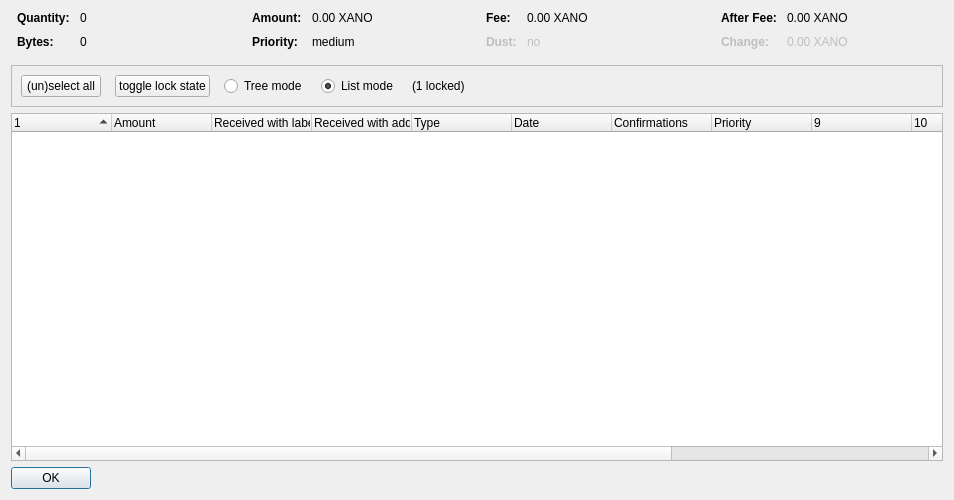
<?xml version="1.0" encoding="UTF-8"?>
<ui version="4.0">
 <class>CoinControlDialog</class>
 <widget class="QDialog" name="CoinControlDialog">
  <property name="geometry">
   <rect>
    <x>0</x>
    <y>0</y>
    <width>954</width>
    <height>500</height>
   </rect>
  </property>
  <property name="windowTitle">
   <string>Coin Selection</string>
  </property>
  <layout class="QVBoxLayout" name="verticalLayout">
   <item>
    <layout class="QHBoxLayout" name="horizontalLayoutTop" stretch="0,0,0,0">
     <property name="topMargin">
      <number>0</number>
     </property>
     <property name="bottomMargin">
      <number>10</number>
     </property>
     <item>
      <layout class="QFormLayout" name="formLayoutCoinControl1">
       <property name="horizontalSpacing">
        <number>10</number>
       </property>
       <property name="verticalSpacing">
        <number>10</number>
       </property>
       <property name="leftMargin">
        <number>6</number>
       </property>
       <property name="rightMargin">
        <number>6</number>
       </property>
       <item row="0" column="0">
        <widget class="QLabel" name="labelCoinControlQuantityText">
         <property name="font">
          <font>
           <weight>75</weight>
           <bold>true</bold>
          </font>
         </property>
         <property name="text">
          <string>Quantity:</string>
         </property>
        </widget>
       </item>
       <item row="0" column="1">
        <widget class="QLabel" name="labelCoinControlQuantity">
         <property name="cursor">
          <cursorShape>IBeamCursor</cursorShape>
         </property>
         <property name="contextMenuPolicy">
          <enum>Qt::ActionsContextMenu</enum>
         </property>
         <property name="text">
          <string notr="true">0</string>
         </property>
         <property name="textInteractionFlags">
          <set>Qt::LinksAccessibleByMouse|Qt::TextSelectableByKeyboard|Qt::TextSelectableByMouse</set>
         </property>
        </widget>
       </item>
       <item row="1" column="0">
        <widget class="QLabel" name="labelCoinControlBytesText">
         <property name="font">
          <font>
           <weight>75</weight>
           <bold>true</bold>
          </font>
         </property>
         <property name="text">
          <string>Bytes:</string>
         </property>
        </widget>
       </item>
       <item row="1" column="1">
        <widget class="QLabel" name="labelCoinControlBytes">
         <property name="cursor">
          <cursorShape>IBeamCursor</cursorShape>
         </property>
         <property name="contextMenuPolicy">
          <enum>Qt::ActionsContextMenu</enum>
         </property>
         <property name="text">
          <string notr="true">0</string>
         </property>
         <property name="textInteractionFlags">
          <set>Qt::LinksAccessibleByMouse|Qt::TextSelectableByKeyboard|Qt::TextSelectableByMouse</set>
         </property>
        </widget>
       </item>
      </layout>
     </item>
     <item>
      <layout class="QFormLayout" name="formLayoutCoinControl2">
       <property name="horizontalSpacing">
        <number>10</number>
       </property>
       <property name="verticalSpacing">
        <number>10</number>
       </property>
       <property name="leftMargin">
        <number>6</number>
       </property>
       <property name="rightMargin">
        <number>6</number>
       </property>
       <item row="0" column="0">
        <widget class="QLabel" name="labelCoinControlAmountText">
         <property name="font">
          <font>
           <weight>75</weight>
           <bold>true</bold>
          </font>
         </property>
         <property name="text">
          <string>Amount:</string>
         </property>
        </widget>
       </item>
       <item row="0" column="1">
        <widget class="QLabel" name="labelCoinControlAmount">
         <property name="cursor">
          <cursorShape>IBeamCursor</cursorShape>
         </property>
         <property name="contextMenuPolicy">
          <enum>Qt::ActionsContextMenu</enum>
         </property>
         <property name="text">
          <string notr="true">0.00 XANO</string>
         </property>
         <property name="textInteractionFlags">
          <set>Qt::LinksAccessibleByMouse|Qt::TextSelectableByKeyboard|Qt::TextSelectableByMouse</set>
         </property>
        </widget>
       </item>
       <item row="1" column="0">
        <widget class="QLabel" name="labelCoinControlPriorityText">
         <property name="font">
          <font>
           <weight>75</weight>
           <bold>true</bold>
          </font>
         </property>
         <property name="text">
          <string>Priority:</string>
         </property>
        </widget>
       </item>
       <item row="1" column="1">
        <widget class="QLabel" name="labelCoinControlPriority">
         <property name="cursor">
          <cursorShape>IBeamCursor</cursorShape>
         </property>
         <property name="contextMenuPolicy">
          <enum>Qt::ActionsContextMenu</enum>
         </property>
         <property name="text">
          <string>medium</string>
         </property>
         <property name="textInteractionFlags">
          <set>Qt::LinksAccessibleByMouse|Qt::TextSelectableByKeyboard|Qt::TextSelectableByMouse</set>
         </property>
        </widget>
       </item>
      </layout>
     </item>
     <item>
      <layout class="QFormLayout" name="formLayoutCoinControl3">
       <property name="horizontalSpacing">
        <number>10</number>
       </property>
       <property name="verticalSpacing">
        <number>10</number>
       </property>
       <property name="leftMargin">
        <number>6</number>
       </property>
       <property name="rightMargin">
        <number>6</number>
       </property>
       <item row="0" column="0">
        <widget class="QLabel" name="labelCoinControlFeeText">
         <property name="font">
          <font>
           <weight>75</weight>
           <bold>true</bold>
          </font>
         </property>
         <property name="text">
          <string>Fee:</string>
         </property>
        </widget>
       </item>
       <item row="0" column="1">
        <widget class="QLabel" name="labelCoinControlFee">
         <property name="cursor">
          <cursorShape>IBeamCursor</cursorShape>
         </property>
         <property name="contextMenuPolicy">
          <enum>Qt::ActionsContextMenu</enum>
         </property>
         <property name="text">
          <string notr="true">0.00 XANO</string>
         </property>
         <property name="textInteractionFlags">
          <set>Qt::LinksAccessibleByMouse|Qt::TextSelectableByKeyboard|Qt::TextSelectableByMouse</set>
         </property>
        </widget>
       </item>
       <item row="1" column="0">
        <widget class="QLabel" name="labelCoinControlLowOutputText">
         <property name="enabled">
          <bool>false</bool>
         </property>
         <property name="font">
          <font>
           <weight>75</weight>
           <bold>true</bold>
          </font>
         </property>
         <property name="text">
          <string>Dust:</string>
         </property>
        </widget>
       </item>
       <item row="1" column="1">
        <widget class="QLabel" name="labelCoinControlLowOutput">
         <property name="enabled">
          <bool>false</bool>
         </property>
         <property name="cursor">
          <cursorShape>IBeamCursor</cursorShape>
         </property>
         <property name="contextMenuPolicy">
          <enum>Qt::ActionsContextMenu</enum>
         </property>
         <property name="text">
          <string>no</string>
         </property>
         <property name="textInteractionFlags">
          <set>Qt::LinksAccessibleByMouse|Qt::TextSelectableByKeyboard|Qt::TextSelectableByMouse</set>
         </property>
        </widget>
       </item>
      </layout>
     </item>
     <item>
      <layout class="QFormLayout" name="formLayoutCoinControl4">
       <property name="horizontalSpacing">
        <number>10</number>
       </property>
       <property name="verticalSpacing">
        <number>10</number>
       </property>
       <property name="leftMargin">
        <number>6</number>
       </property>
       <property name="rightMargin">
        <number>6</number>
       </property>
       <item row="0" column="0">
        <widget class="QLabel" name="labelCoinControlAfterFeeText">
         <property name="font">
          <font>
           <weight>75</weight>
           <bold>true</bold>
          </font>
         </property>
         <property name="text">
          <string>After Fee:</string>
         </property>
        </widget>
       </item>
       <item row="0" column="1">
        <widget class="QLabel" name="labelCoinControlAfterFee">
         <property name="cursor">
          <cursorShape>IBeamCursor</cursorShape>
         </property>
         <property name="contextMenuPolicy">
          <enum>Qt::ActionsContextMenu</enum>
         </property>
         <property name="text">
          <string notr="true">0.00 XANO</string>
         </property>
         <property name="textInteractionFlags">
          <set>Qt::LinksAccessibleByMouse|Qt::TextSelectableByKeyboard|Qt::TextSelectableByMouse</set>
         </property>
        </widget>
       </item>
       <item row="1" column="0">
        <widget class="QLabel" name="labelCoinControlChangeText">
         <property name="enabled">
          <bool>false</bool>
         </property>
         <property name="font">
          <font>
           <weight>75</weight>
           <bold>true</bold>
          </font>
         </property>
         <property name="text">
          <string>Change:</string>
         </property>
        </widget>
       </item>
       <item row="1" column="1">
        <widget class="QLabel" name="labelCoinControlChange">
         <property name="enabled">
          <bool>false</bool>
         </property>
         <property name="cursor">
          <cursorShape>IBeamCursor</cursorShape>
         </property>
         <property name="contextMenuPolicy">
          <enum>Qt::ActionsContextMenu</enum>
         </property>
         <property name="text">
          <string notr="true">0.00 XANO</string>
         </property>
         <property name="textInteractionFlags">
          <set>Qt::LinksAccessibleByMouse|Qt::TextSelectableByKeyboard|Qt::TextSelectableByMouse</set>
         </property>
        </widget>
       </item>
      </layout>
     </item>
    </layout>
   </item>
   <item>
    <widget class="QFrame" name="frame">
     <property name="minimumSize">
      <size>
       <width>0</width>
       <height>40</height>
      </size>
     </property>
     <property name="frameShape">
      <enum>QFrame::StyledPanel</enum>
     </property>
     <property name="frameShadow">
      <enum>QFrame::Sunken</enum>
     </property>
     <layout class="QHBoxLayout" name="horizontalLayout">
      <item>
       <layout class="QHBoxLayout" name="horizontalLayoutPanel" stretch="0,0,0,0,0,0">
        <property name="spacing">
         <number>14</number>
        </property>
        <item>
         <widget class="QPushButton" name="pushButtonSelectAll">
          <property name="sizePolicy">
           <sizepolicy hsizetype="Maximum" vsizetype="Fixed">
            <horstretch>0</horstretch>
            <verstretch>0</verstretch>
           </sizepolicy>
          </property>
          <property name="text">
           <string>(un)select all</string>
          </property>
          <property name="autoDefault">
           <bool>false</bool>
          </property>
         </widget>
        </item>
        <item>
         <widget class="QPushButton" name="pushButtonToggleLock">
          <property name="sizePolicy">
           <sizepolicy hsizetype="Maximum" vsizetype="Fixed">
            <horstretch>0</horstretch>
            <verstretch>0</verstretch>
           </sizepolicy>
          </property>
          <property name="text">
           <string>toggle lock state</string>
          </property>
          <property name="autoDefault">
           <bool>false</bool>
          </property>
         </widget>
        </item>
        <item>
         <widget class="QRadioButton" name="radioTreeMode">
          <property name="sizePolicy">
           <sizepolicy hsizetype="Maximum" vsizetype="Fixed">
            <horstretch>0</horstretch>
            <verstretch>0</verstretch>
           </sizepolicy>
          </property>
          <property name="text">
           <string>Tree mode</string>
          </property>
         </widget>
        </item>
        <item>
         <widget class="QRadioButton" name="radioListMode">
          <property name="sizePolicy">
           <sizepolicy hsizetype="Maximum" vsizetype="Fixed">
            <horstretch>0</horstretch>
            <verstretch>0</verstretch>
           </sizepolicy>
          </property>
          <property name="text">
           <string>List mode</string>
          </property>
          <property name="checked">
           <bool>true</bool>
          </property>
         </widget>
        </item>
        <item>
         <widget class="QLabel" name="labelLocked">
          <property name="text">
           <string>(1 locked)</string>
          </property>
         </widget>
        </item>
        <item>
         <spacer name="horizontalSpacer">
          <property name="orientation">
           <enum>Qt::Horizontal</enum>
          </property>
          <property name="sizeHint" stdset="0">
           <size>
            <width>40</width>
            <height>20</height>
           </size>
          </property>
         </spacer>
        </item>
       </layout>
      </item>
     </layout>
    </widget>
   </item>
   <item>
    <widget class="CoinControlTreeWidget" name="treeWidget">
     <property name="contextMenuPolicy">
      <enum>Qt::CustomContextMenu</enum>
     </property>
     <property name="sortingEnabled">
      <bool>false</bool>
     </property>
     <property name="columnCount">
      <number>13</number>
     </property>
     <attribute name="headerShowSortIndicator" stdset="0">
      <bool>true</bool>
     </attribute>
     <attribute name="headerStretchLastSection">
      <bool>false</bool>
     </attribute>
     <column>
      <property name="text">
       <string/>
      </property>
     </column>
     <column>
      <property name="text">
       <string>Amount</string>
      </property>
     </column>
     <column>
      <property name="text">
       <string>Received with label</string>
      </property>
     </column>
     <column>
      <property name="text">
       <string>Received with address</string>
      </property>
     </column>
     <column>
      <property name="text">
	<string>Type</string>
      </property>
     </column>
     <column>
      <property name="text">	 
       <string>Date</string>
      </property>
     </column>
     <column>
      <property name="text">
       <string>Confirmations</string>
      </property>
      <property name="toolTip">
       <string>Confirmed</string>
      </property>
     </column>
     <column>
      <property name="text">
       <string>Priority</string>
      </property>
     </column>
     <column>
      <property name="text">
       <string/>
      </property>
     </column>
     <column>
      <property name="text">
       <string/>
      </property>
     </column>
     <column>
      <property name="text">
       <string/>
      </property>
     </column>
     <column>
      <property name="text">
       <string/>
      </property>
     </column>
     <column>
      <property name="text">
       <string/>
      </property>
     </column>
    </widget>
   </item>
   <item>
    <widget class="QDialogButtonBox" name="buttonBox">
     <property name="sizePolicy">
      <sizepolicy hsizetype="Maximum" vsizetype="Fixed">
       <horstretch>0</horstretch>
       <verstretch>0</verstretch>
      </sizepolicy>
     </property>
     <property name="orientation">
      <enum>Qt::Horizontal</enum>
     </property>
     <property name="standardButtons">
      <set>QDialogButtonBox::Ok</set>
     </property>
    </widget>
   </item>
  </layout>
 </widget>
 <customwidgets>
  <customwidget>
   <class>CoinControlTreeWidget</class>
   <extends>QTreeWidget</extends>
   <header>coincontroltreewidget.h</header>
  </customwidget>
 </customwidgets>
 <resources/>
 <connections/>
</ui>
